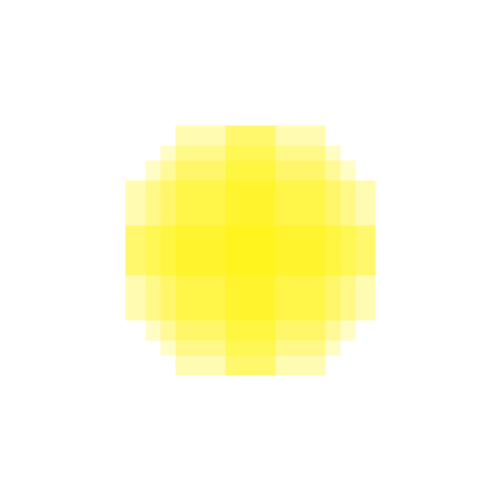
Frame 1 (no input)
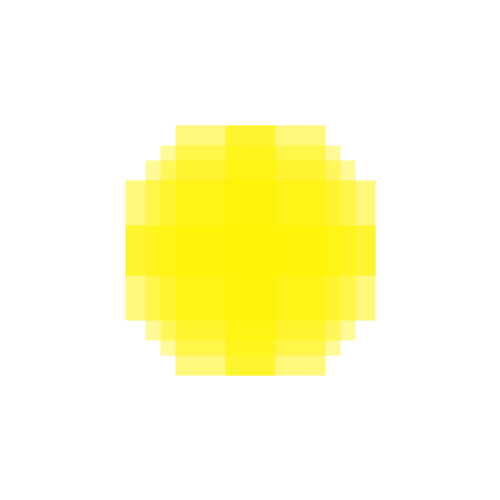
Frame 2 (the mouse pressed at the canvas centre, redrawn once)

The Processing sketch that drew these frames (run headless with seeded random() and noise(); the mouse was pressed at the canvas centre and the sketch redrawn once):

// Processing sketch: processing_85314
// ── processing_85314.pde

void setup ()
{ //taille du sketch
  size (500,500);
  //couleur du fond : blanc
background(255);
smooth();
}

void draw ()
{ 
  //je dessine mon premier plus, au centre
  //ligne verticale
//for(int i=0; i<500;i+=30){
strokeCap(SQUARE);
stroke(#FFF303,100);
strokeWeight(50);
line(250,125,250,375);//}

// ligne horizontale
//for(int i=0; i<500;i+=30){
  strokeCap(SQUARE);
  stroke(#FFF303,100);
  strokeWeight(50);
  line(125,250,375,250);//}
  
  
  
  //je dessine mon deuxième plus
  //ligne verticale
 
//for(int i=0; i<500;i+=30){
  strokeCap(SQUARE);
  stroke(255,243,3,80);
  strokeWeight(150);
  line(250,125,250,375);//}
  
  //ligne horizontale
 // for(int i=0; i<500;i+=30){
    stroke(255,243,3,80);
    strokeCap(SQUARE);
    strokeWeight(140);
    line(125,250,375,250);//}
  
  
  
  
  //je dessine mon troisième plus
//ligne verticale  
    strokeCap(SQUARE);
   stroke(255,243,3,60);
  strokeWeight(180);
  line(250,145,250,355);
  
  //ligne horizontale
   stroke(255,243,3,60);
    strokeCap(SQUARE);
    strokeWeight(180);
    line(145,250,355,250);//}
noLoop();
}
